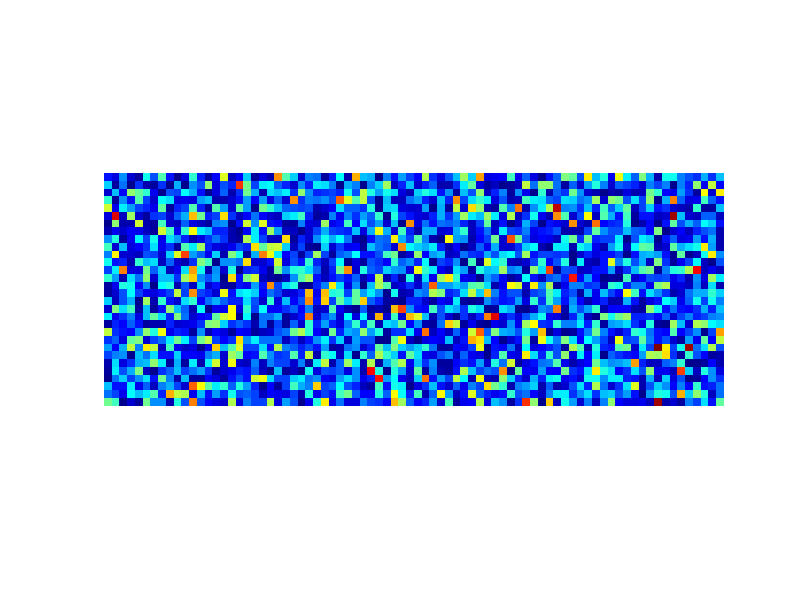
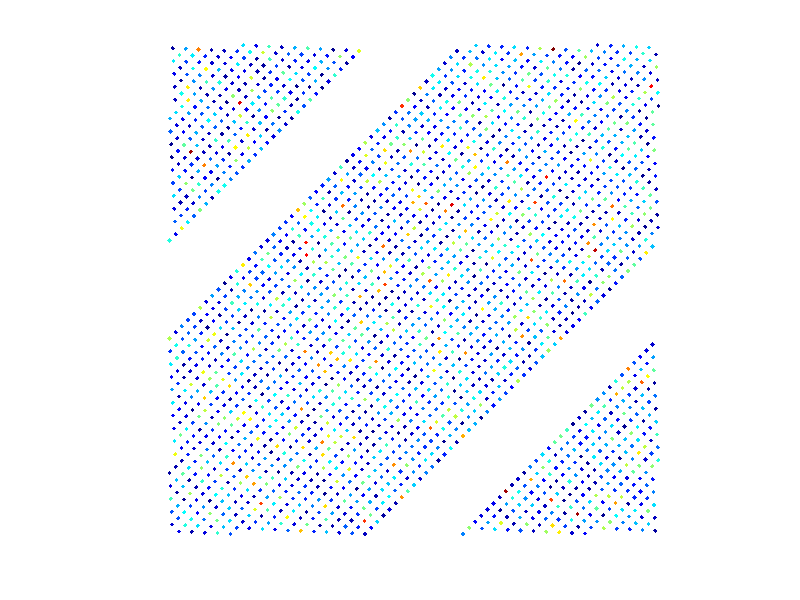

Reproduce these figures in MATLAB, in order. (Note: this script raises an error after producing the figures.)
clear all;
mu = 0.8;
N=80;
%M=floor(mu*N/2);
M=30;
r = linspace(-pi/2,pi/2,M);
theta = (0:N-1)/N * 2 * pi;
m = abs(randn(M,N));
%m(10:20,1:end)=1;
m_next = m;
I = 1.0;
IE = @(x) cos(x);
J1=50;
J0=-50;
W = @(t1,r1,t2,r2) J1/2*(cos(t1-t2-mu*(r1-r2)) + cos(t1-t2+mu*(r1-r2)))+J0;
[R,THETA] = ndgrid(r,theta);
theta_A = mod(THETA-mu*R,2*pi);
theta_B = mod(THETA+mu*R,2*pi);
dt=0.1;
epsilon = 1;
h = figure(1);
set(gcf, 'Position', [200, 200, 400, 200])
figure(2);
set(gcf, 'Position', [800, 200, 200, 200])
axis tight manual
filename = 'moving_single_ring_stop.gif';
show_original_frame = false;
num = numel(m);
shuf = randperm(num);
for t=0:dt:100
    t
    min(min(m))
    max(max(m))
    mean(mean(m))
    %if ~show_original_frame
        figure(1);
        imshow(m,[],'Colormap',jet,'InitialMagnification',300);
        axis image manual
        axis off
    %else
        figure(2);
        colormap jet
        scatter(theta_A(shuf),theta_B(shuf),10,m(shuf),'filled','diamond');
        axis([0, 2*pi, 0, 2*pi])
        axis image manual
        axis off
    %end
    drawnow 
    frame = getframe(h); 
    im = frame2im(frame); 
    [imind,cm] = rgb2ind(im,256); 
    if t == 0 
        %imwrite(imind,cm,filename,'gif', 'Loopcount',inf,'DelayTime',0.1); 
    else 
        %imwrite(imind,cm,filename,'gif','WriteMode','append','DelayTime',0.1); 
    end 
    
    Psi_t = min(pi+2*pi*t/50,2*pi+pi); %pi*3/2; %min(2*pi+pi*3/2,2*pi*t/10);
    
    It = (I+epsilon)*IE(THETA-mu*R-Psi_t);
    for i=1:M
        for j=1:N
            t1 = theta(j);
            r1 = r(i);
            w = W(t1,r1,THETA,R);
            s = sum(w(:).*m(:))/N/M ;
            deriv = -m(i,j)+max(0,s+I);
            m_next(i,j) = m(i,j) + dt * deriv;
        end
    end
    m=m_next;
end
